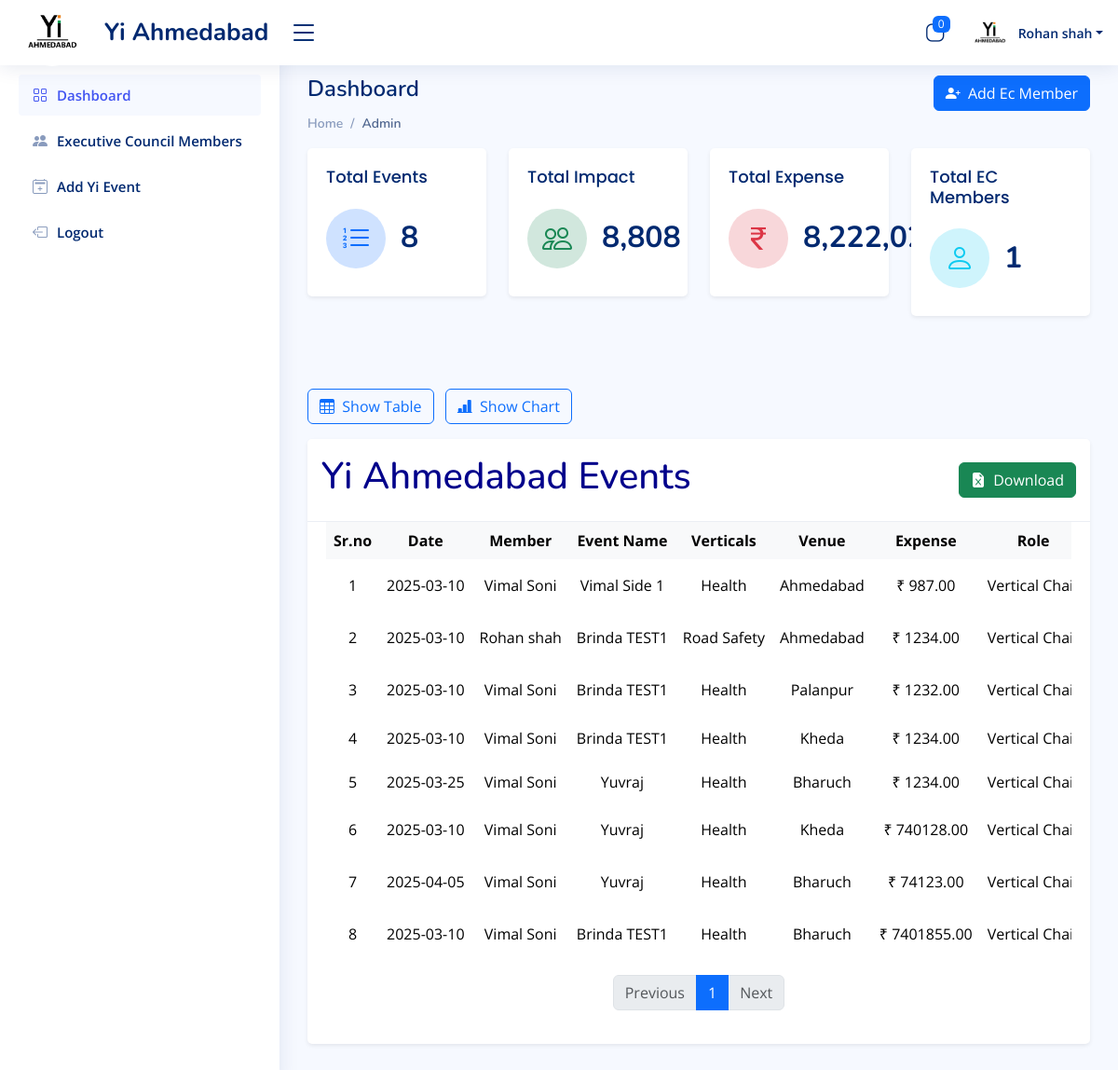
The app's page /Admin-Dashboard (signed in) with its own data.
### admin_app/models.py (models this page shows, shortened)
class LoginSide(AbstractUser):
    id = models.UUIDField(primary_key=True,default=uuid.uuid4,editable=False,db_index=True)
    login_role = models.ManyToManyField(Login_Role,verbose_name = "LoginRole")
    first_name = models.CharField(max_length=200,null=True,verbose_name = "FirstName")
    last_name = models.CharField(max_length=200)
    email = models.EmailField(max_length=200,unique=True,validators=[validate_email])
    photo = models.ImageField(upload_to='user_photo/', null=True, blank=True)
    yi_role = models.CharField(max_length=200,null=True)
    phone_number = models.CharField(
        max_length=10,  # This will accommodate international numbers
        default='0',
        validators=[
            RegexValidator(
                regex=r'^(\+91[\-\s]?)?[0]?(91)?[789]\d{9}$',  # This is the regex for validating the phone number
                message="Enter a valid phone number.",
                code="invalid_phone"
            ),
        ],
    )

### manager_app/models.py (models this page shows)
class Event_Data(models.Model):
    user = models.ForeignKey(LoginSide, on_delete=models.SET_NULL, null=True,db_index=True)
    your_name = models.CharField(max_length=50)
    event_name = models.CharField(max_length=200,blank=True)
    event_venue = models.CharField(max_length=200,blank=True)
    event_expense = models.BigIntegerField(blank=True,default=0)
    date = models.CharField(max_length=200)
    role_yi = models.CharField(max_length=200)
    project_vertical = models.CharField(max_length=200)
    project_stakeholder = models.CharField(max_length=200)
    yi_pillar = models.CharField(max_length=200)
    social_link = models.URLField(max_length=300)
    which_SIG = models.CharField(max_length=200,blank=True,null=True)
    event_handle = models.CharField(max_length=200,blank=True,null=True)
    total_impact = models.BigIntegerField(blank=True,default=1)
    school = models.CharField(max_length=200,blank=True,null=True)
    collage = models.CharField(max_length=200,blank=True,null=True)
    associate_partner = models.CharField(max_length=200,null=True,blank=True)

### admin_app/views.py (the view)
# urls.py: path('Admin-Dashboard',Admin_Dashboard,name='Admin_Dashboard'),
@login_required(login_url='index')
def Admin_Dashboard(request):
    if not request.user.login_role.filter(name='Admin').exists():
        return redirect('Error-Page')
    total_event = Event_Data.objects.count()
    user_id = request.user.id
    total_user_data = LoginSide.objects.exclude(login_role='Admin')
    total_user = total_user_data.count()
    sessions = Session.objects.filter(expire_date__gte=now())
    user_ids = [session.get_decoded().get('_auth_user_id') for session in sessions]
    active_users = LoginSide.objects.filter(id__in=user_ids)  # Get user objects
    active_user_names = [f"{user.first_name} {user.last_name}" for user in active_users]
    active_users_count = LoginSide.objects.filter(is_active=True).count()
    active_users_count = active_users.count()
    total_expense_result = Event_Data.objects.aggregate(Sum('event_expense'))
    total_expense = total_expense_result['event_expense__sum'] if total_expense_result['event_expense__sum'] is not None else 0
    total_impact_result = Event_Data.objects.aggregate(Sum('total_impact'))
    total_impact = total_impact_result['total_impact__sum'] if total_impact_result['total_impact__sum'] is not None else 0
    impact_avg = Event_Data.objects.aggregate(Avg('total_impact'))
    avg_impact = impact_avg['total_impact__avg'] if impact_avg['total_impact__avg'] is not None else 0
    all_user = LoginSide.objects.all().distinct()
    login_role = Login_Role.objects.all().distinct()
    manager_name = Event_Data.objects.all().values_list('your_name', flat=True).distinct()
    search = request.GET.get('search')
    if search and search != 'all':
        event_list = Event_Data.objects.filter(your_name__icontains=search)  # Using icontains for partial match
    else:
        event_list = Event_Data.objects.all()
    context = {
        'user_id':user_id,
        'users_data': all_user,
        'role': login_role,
        'total_manager': total_user,
        'total_event': total_event,
        'total_impact': total_impact ,
        'impact_avg': avg_impact,
        'total_expense': total_expense,
        'events': event_list,
        'm1': manager_name,
        'count':active_users_count,
        'name':active_user_names
    }
    return render(request, 'Admin/AdminDashboard.html', context)

### admin_app/Templates/Admin/AdminDashboard.html (shortened to what this page needs)
{% extends "base/base.html" %}
{% load static %}
{% block bodyblock %}
<main id="main" class="main">
  <div class="pagetitle">
    <h1>Dashboard</h1>
    <a href="{% url 'Admin_Signup' %}"> <button type="submit"  class="btn btn-primary"><i class="bi bi-person-plus-fill"></i>&nbsp; Add Ec Member</button></a></div>
    <nav>
      <ol class="breadcrumb">
        <li class="breadcrumb-item"><a href="{% url 'Admin_Dashboard' %}">Home</a></li>
        <li class="breadcrumb-item active">Admin</li>
      </ol>
    </nav>
  <section class="section dashboard">
    <div class="row mb-4">
      <div class="col-lg-3 col-md-6 col-sm-12 mb-4">
        <div class="card info-card shadow-sm border-0">
          <div class="card-body">
            <h5 class="card-title">Total Events</h5>
            <div class="d-flex align-items-center">
              <div class="card-icon rounded-circle d-flex align-items-center justify-content-center bg-primary-light">
                <i class="bi bi-list-ol text-primary"></i>
              </div>
              <div class="ps-3">
                <h6 class="counts fs-2">{{ total_event|floatformat:"g" }}</h6>
              </div>
            </div>
          </div>
        </div>
      </div>
      <div class="col-lg-3 col-md-6 col-sm-12 mb-4">
        <div class="card info-card shadow-sm border-0">
          <div class="card-body">
            <h5 class="card-title">Total Impact</h5>
            <div class="d-flex align-items-center">
              <div class="card-icon rounded-circle d-flex align-items-center justify-content-center bg-success-light">
                <i class="bi bi-people text-success"></i>
              </div>
              <div class="ps-3">
                <h6 class="count fs-2">{{ total_impact|floatformat:"g"}}</h6>
              </div>
            </div>
          </div>
        </div>
      </div>
      <div class="col-lg-3 col-md-6 col-sm-12 mb-4">
        <div class="card info-card shadow-sm border-0">
          <div class="card-body">
            <h5 class="card-title">Total Expense</h5>
            <div class="d-flex align-items-center">
              <div class="card-icon rounded-circle d-flex align-items-center justify-content-center bg-danger-light">
                <i class="bi bi-currency-rupee text-danger"></i>
              </div>
              <div class="ps-3">
                <h6 class="count fs-2">{{ total_expense|floatformat:"2g" }}</h6>
              </div>
            </div>
          </div>
        </div>
      </div>
      <div class="col-lg-3 col-md-6 col-sm-12 mb-4">
        <div class="card info-card shadow-sm border-0">
          <div class="card-body">
            <h5 class="card-title">Total EC Members</h5>
            <div class="d-flex align-items-center">
              <div class="card-icon rounded-circle d-flex align-items-center justify-content-center bg-info-light">
                <i class="bi bi-person text-info"></i>
              </div>
              <div class="ps-3">
                <h6 class="count fs-2">{{ total_manager }}</h6>
              </div>
            </div>
          </div>
        </div>
      </div>
    </div>
    <div class="mb-3">
      <button type="button" onclick="table()" class="btn btn-outline-primary me-2">
        <i class="bi bi-table"></i>&nbsp; Show Table
      </button>
      <button type="button" onclick="chart()" class="btn btn-outline-primary">
        <i class="bi bi-bar-chart-line-fill"></i>&nbsp; Show Chart
      </button>
    </div>
    <div class="card shadow-sm border-0 mb-4" id="table">
      <div class="card-header bg-white d-flex justify-content-between align-items-center py-3">
        <div class="d-flex align-items-center">
          <h1 style="color:darkblue">Yi Ahmedabad Events</h1>
        </div>
        <div class="d-flex gap-2">
          <form method="get" action="{% url 'Admin_Dashboard' %}" id="managerFilterForm">
          <a href="{% url 'download_excel' %}" class="btn btn-success">
            <i class="bi bi-file-earmark-excel-fill"></i>&nbsp; Download
          </a>
        </div>
      </div>
      <div class="card-body">
        <div class="table-responsive">
          <table class="table table-borderless table-hover align-middle" id="eventTable">
            <thead class="table-light" >
              <tr class="text-center text-nowrap">
                <th>Sr.no</th>
                <th>Date</th>
                <th>Member</th>
                <th>Event Name</th>
                <th>Verticals</th>
                <th>Venue</th>
                <th>Expense</th>
                <th>Role</th>
              </tr>
            </thead>
            <tbody id="display" >
              {% if events %}
                {% for event in events %}
                  <tr class="text-center text-nowrap"data-bs-toggle="modal" data-bs-target="#editEventModal{{ event.id }}">
                    <td>{{ forloop.counter }}</td>
                    <td>{{ event.date }}</td>
                    <td>{{ event.your_name }}</td>
                    <td>{{ event.event_name }}</td>
                    <td>{{event.project_vertical}}
                    <td>{{ event.event_venue }}</td>
                    <td>₹ {{ event.event_expense|floatformat:"2" }}</td>
                    <td>{{ event.role_yi }}</td>
                  </tr>
            {% endfor %}
            {% else %}
            <tr>
              <td colspan="17" class="text-center"> No Event available </td>
            </tr>
            {% endif %}
        </tbody>
    </table>
            </div>
            <nav aria-label="Event table navigation">
              <ul class="pagination justify-content-center ">
                  <li class="page-item disabled">
                      <a class="page-link" href="#" tabindex="-1" aria-disabled="true">Previous</a>
                  </li>
                  <li class="page-item">
                      <a class="page-link" href="#">Next</a>
                  </li>
              </ul>
          </nav>
        </div>
    </div>
    </section>
  </main>
  {% endblock bodyblock %}

### admin_app/Templates/Admin/components/header.html (shortened to what this page needs)
{% load static %}
<header id="header" class="header fixed-top d-flex align-items-center">
  <div class="d-flex align-items-center justify-content-between">
    <a href="{% url 'Admin_Dashboard' %}" class="logo d-flex align-items-center">
<img src="{% static 'Image/YIIMG.png' %}" alt="logo img" class="rounded-circle"  >
      <span class="d-none d-lg-block">Yi Ahmedabad</span>
    </a>
    <i class="bi bi-list toggle-sidebar-btn"></i>
  </div>
    <nav class="header-nav ms-auto">
      <ul class="d-flex align-items-center">
        <li class="nav-item dropdown">
          <a class="nav-link nav-icon" href="#" data-bs-toggle="dropdown">
            <i class="bi bi-app-indicator"></i>
            <span class="badge bg-primary badge-number"> {{ count }} </span>
          </a>
        </li>
        <li class="nav-item dropdown pe-3">
          <a class="nav-link nav-profile d-flex align-items-center pe-0" href="#" data-bs-toggle="dropdown">
            <img src="{% if user.photo %}{{ user.photo.url }}{% else %}{% static 'Image/img.png' %}{% endif %}" alt="Profile" class="rounded-circle"  height="45px" width="45px">
            <span class="d-none d-md-block dropdown-toggle ps-2">{{ user.first_name }} {{ user.last_name }}</span>
          </a>
            </li>
          </ul>
    </nav>
  </header>

### admin_app/static/assets/css/style.css (style rules this page uses)
:root { scroll-behavior: smooth; }
body { font-family: "Open Sans", sans-serif; background: #f6f9ff; color: #444444; }
a { color: #4154f1; text-decoration: none; }
h1, h2, h3, h4, h5, h6 { font-family: "Nunito", sans-serif; }
#main { margin-top: 60px; padding: 20px 30px; transition: all 0.3s; }
.pagetitle { margin-top: -23px; display: flex; justify-content: space-between; margin-bottom: 10px; }
.pagetitle h1 { font-size: 24px; margin-bottom: 0; font-weight: 600; color: #012970; }
.bg-primary-light { background-color: #cfe2ff; border-color: #cfe2ff; }
.bg-success-light { background-color: #d1e7dd; border-color: #d1e7dd; }
.bg-danger-light { background-color: #f8d7da; border-color: #f8d7da; }
.bg-info-light { background-color: #cff4fc; border-color: #cff4fc; }
.card { margin-bottom: 30px; border: none; border-radius: 5px; box-shadow: 0px 0 30px rgba(1, 41, 112, 0.1); }
.card-header, .card-footer { border-color: #ebeef4; background-color: #fff; color: #798eb3; padding: 15px; }
.card-title { padding: 20px 0 15px 0; font-size: 18px; font-weight: 500; color: #012970; font-family: "Poppins", sans-serif; }
.card-body { padding: 0 20px 20px 20px; }
.breadcrumb { margin-top: -7px; font-size: 14px; font-family: "Nunito", sans-serif; color: #899bbd; font-weight: 600; }
.breadcrumb a { color: #899bbd; transition: 0.3s; }
.breadcrumb .breadcrumb-item::before { color: #899bbd; }
.breadcrumb .active { color: #51678f; font-weight: 600; }
.logo { line-height: 1; height:95px; }
@media (min-width: 1200px) { .logo { width: 280px; } }
.logo img { max-height: 72px; margin-right: 20px; }
.logo span { font-size: 26px; font-weight: 700; color: #012970; font-family: "Nunito", sans-serif; }
.header { transition: all 0.5s; z-index: 997; height: 70px; box-shadow: 0px 2px 20px rgba(1, 41, 112, 0.1); background-color: #fff; padding-left: 20px; }
.header .toggle-sidebar-btn { font-size: 32px; padding-left: 10px; cursor: pointer; color: #012970; }
.header-nav ul { list-style: none; }
.header-nav>ul { margin: 0; padding: 0; }
.header-nav .nav-icon { font-size: 22px; color: #012970; margin-right: 25px; position: relative; }
.header-nav .nav-profile { color: #012970; }
.header-nav .nav-profile img { max-height: 45px; }
.header-nav .nav-profile span { font-size: 14px; font-weight: 600; }
.header-nav .badge-number { position: absolute; inset: -2px -5px auto auto; font-weight: normal; font-size: 12px; padding: 3px 6px; }
@media (min-width: 1200px) { #main, #footer { margin-left: 300px; } }
.dashboard .info-card { padding-bottom: 10px; }
.dashboard .info-card h6 { font-size: 45px; color: #012970; font-weight: 700; margin: 0; padding: 0; }
.dashboard .card-icon { font-size: 32px; line-height: 0; width: 64px; height: 64px; flex-shrink: 0; flex-grow: 0; }

### records on screen
LoginSide: photo (picture), first_name "Rohan", last_name "shah"
Event_Data: date "2025-03-10", your_name "Vimal Soni", event_name "Vimal Side 1", project_vertical "Health", event_venue "Ahmedabad", event_expense "987.00", role_yi "Vertical…"
Event_Data: date "2025-03-10", your_name "Rohan shah", event_name "Brinda TEST1", project_vertical "Road Safety", event_venue "Ahmedabad", event_expense "1234.00", role_yi "Vertical…"
Event_Data: date "2025-03-10", your_name "Vimal Soni", event_name "Brinda TEST1", project_vertical "Health", event_venue "Palanpur", event_expense "1232.00", role_yi "Vertical…"
Event_Data: date "2025-03-10", your_name "Vimal Soni", event_name "Brinda TEST1", project_vertical "Health", event_venue "Kheda", event_expense "1234.00", role_yi "Vertical…"
Event_Data: date "2025-03-25", your_name "Vimal Soni", event_name "Yuvraj", project_vertical "Health", event_venue "Bharuch", event_expense "1234.00", role_yi "Vertical…"
Event_Data: date "2025-03-10", your_name "Vimal Soni", event_name "Yuvraj", project_vertical "Health", event_venue "Kheda", event_expense "740128.00", role_yi "Vertical…"
Event_Data: date "2025-04-05", your_name "Vimal Soni", event_name "Yuvraj", project_vertical "Health", event_venue "Bharuch", event_expense "74123.00", role_yi "Vertical…"
Event_Data: date "2025-03-10", your_name "Vimal Soni", event_name "Brinda TEST1", project_vertical "Health", event_venue "Bharuch", event_expense "7401855.00", role_yi "Vertical…"

### other values on screen
{{ count }} "0"
{{ total_event|floatformat:"g" }} "8"
{{ total_impact|floatformat:"g" }} "8,808"
{{ total_expense|floatformat:"2g" }} "8,222,027.00"
{{ total_manager }} "1"
